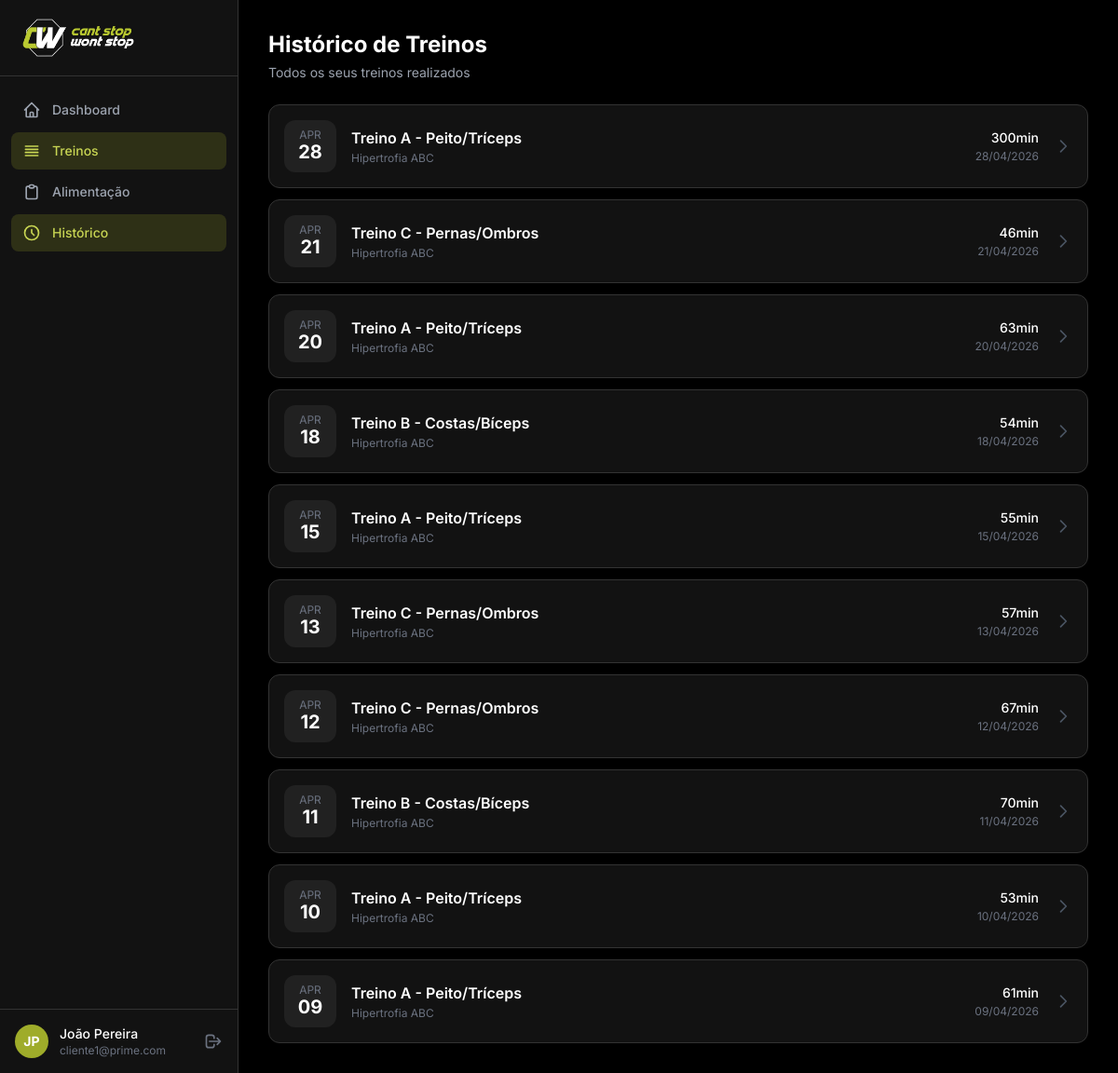
Screenshot of /app/workouts/history/ (signed in) with the database file from the repository.
### apps/accounts/models.py (models this page shows, shortened)
class User(AbstractUser):
    class Role(models.TextChoices):
        COACH = "coach", "Coach"
        CLIENT = "client", "Cliente"
    role = models.CharField(max_length=10, choices=Role.choices, default=Role.CLIENT)
    phone = models.CharField(max_length=20, blank=True)
    photo = models.ImageField(upload_to="profile_photos/", blank=True, null=True)
    bio = models.TextField(blank=True)
    date_of_birth = models.DateField(null=True, blank=True)
    coach = models.ForeignKey(
        "self",
        on_delete=models.SET_NULL,
        null=True,
        blank=True,
        related_name="clients",
        limit_choices_to={"role": Role.COACH},
    )
    @property
    def is_client(self):
        return self.role == self.Role.CLIENT

### apps/workouts/models.py (models this page shows, shortened)
class WorkoutLog(models.Model):
    client = models.ForeignKey(settings.AUTH_USER_MODEL, on_delete=models.CASCADE, related_name="workout_logs")
    workout_day = models.ForeignKey(WorkoutDay, on_delete=models.CASCADE)
    date = models.DateField(auto_now_add=True)
    completed = models.BooleanField(default=False)
    duration_minutes = models.PositiveIntegerField(null=True, blank=True)
    notes = models.TextField(blank=True)
    class Meta:
        verbose_name = "Registro de Treino"

class WorkoutDay(models.Model):
    class DayOfWeek(models.IntegerChoices):
        MONDAY = 1, "Segunda"
        TUESDAY = 2, "Terça"
        WEDNESDAY = 3, "Quarta"
        THURSDAY = 4, "Quinta"
        FRIDAY = 5, "Sexta"
        SATURDAY = 6, "Sábado"
        SUNDAY = 7, "Domingo"
    plan = models.ForeignKey(WorkoutPlan, on_delete=models.CASCADE, related_name="days")
    name = models.CharField(max_length=100, verbose_name="Nome (ex: Treino A)")
    day_of_week = models.IntegerField(choices=DayOfWeek.choices, verbose_name="Dia da Semana")
    order = models.PositiveIntegerField(default=0)
    notes = models.TextField(blank=True)
    class Meta:
        verbose_name = "Dia de Treino"
        ordering = ["order", "day_of_week"]

class WorkoutPlan(models.Model):
    name = models.CharField(max_length=200, verbose_name="Nome do Plano")
    description = models.TextField(blank=True)
    coach = models.ForeignKey(
        settings.AUTH_USER_MODEL, on_delete=models.CASCADE,
        related_name="workout_plans", limit_choices_to={"role": "coach"}
    )
    duration_weeks = models.PositiveIntegerField(default=4, verbose_name="Duração (semanas)")
    is_active = models.BooleanField(default=True)
    created_at = models.DateTimeField(auto_now_add=True)
    updated_at = models.DateTimeField(auto_now=True)
    class Meta:
        verbose_name = "Plano de Treino"
        verbose_name_plural = "Planos de Treino"

### apps/workouts/views.py (the view)
# urls.py: path("history/", views.WorkoutHistoryView.as_view(), name="history"),
class WorkoutHistoryView(LoginRequiredMixin, ClientRequiredMixin, ListView):
    model = WorkoutLog
    template_name = "workouts/history.html"
    context_object_name = "logs"
    paginate_by = 20
    def get_queryset(self):
        return WorkoutLog.objects.filter(
            client=self.request.user,
            completed=True,
        ).select_related("workout_day__plan").order_by("-date")

### apps/accounts/mixins.py (called while the page is built)
    def test_func(self):
        return self.request.user.is_authenticated and self.request.user.is_client

### templates/workouts/history.html (shortened to what this page needs)
{% extends "base.html" %}
{% block content %}
    <div class="mb-6">
        <h1 class="text-2xl font-bold text-white">Histórico de Treinos</h1>
        <p class="text-gray-400 text-sm mt-1">Todos os seus treinos realizados</p>
    </div>
    {% if logs %}
        <div class="space-y-3">
            {% for log in logs %}
                <a href="{% url 'workouts:log_detail' log.pk %}"
                   class="flex flex-col sm:flex-row sm:items-center gap-4 bg-dark-card rounded-xl p-4 border border-dark-border hover:border-brand-500/50 transition-all group">
                    <div class="flex items-center gap-4 w-full">
                        <div class="w-14 h-14 rounded-xl bg-dark-surface flex flex-col items-center justify-center flex-shrink-0 group-hover:bg-brand-600/20 transition-colors">
                            <span class="text-xs text-gray-500 uppercase leading-none">{{ log.date|date:"M" }}</span>
                            <span class="text-xl font-bold text-white leading-tight">{{ log.date|date:"d" }}</span>
                        </div>
                        <div class="flex-1 min-w-0">
                            <p class="font-semibold text-white group-hover:text-brand-400 transition-colors truncate">
                                {{ log.workout_day.name }}
                            </p>
                            <p class="text-xs text-gray-500 mt-0.5 truncate">
                                {{ log.workout_day.plan.name }}
                            </p>
                        </div>
                    </div>
                    <div class="flex items-center justify-between sm:justify-end sm:flex-col sm:items-end w-full sm:w-auto text-right">
                        {% if log.duration_minutes %}
                            <p class="text-sm font-medium text-white">{{ log.duration_minutes }}min</p>
                        {% endif %}
                        <p class="text-xs text-gray-500 mt-0.5">{{ log.date|date:"d/m/Y" }}</p>
                    </div>
                    <svg class="hidden sm:block w-5 h-5 text-gray-600 group-hover:text-brand-400 transition-colors flex-shrink-0"
                         fill="none" viewBox="0 0 24 24" stroke="currentColor">
                        <path stroke-linecap="round" stroke-linejoin="round" stroke-width="2" d="M9 5l7 7-7 7"/>
                    </svg>
                </a>
            {% endfor %}
        </div>
    {% endif %}
{% endblock %}

### templates/base.html (shortened to what this page needs)
{% load static %}
<!DOCTYPE html>
<html lang="pt-BR" class="h-full">
<head>
    <script src="https://cdn.tailwindcss.com"></script>
</head>
<body class="h-full bg-dark text-gray-100">
<div class="min-h-full flex">
    <aside id="sidebar"
           class="fixed inset-y-0 left-0 z-50 w-64 bg-dark-card border-r border-dark-border transform -translate-x-full lg:translate-x-0 transition-transform duration-200"
           aria-label="Menu principal">
        <div class="flex items-center gap-3 px-6 py-5 border-b border-dark-border">
            <img src="{% static 'img/05_icon_texto_verdebranco_fundo_preto_grande.png' %}"
                 alt="Prime Coaching" width="120">
        </div>
        <nav class="mt-4 px-3 space-y-1" aria-label="Navegação principal">
            <a href="{% url 'accounts:dashboard' %}"
               class="flex items-center gap-3 px-3 py-2.5 rounded-lg text-sm font-medium
       {% if request.resolver_match.url_name == 'dashboard' %}
           bg-brand-600/20 text-brand-400
       {% else %}
           text-gray-400 hover:bg-dark-surface hover:text-white
       {% endif %} transition-colors">
                Dashboard
            </a>
            <a href="{% url 'workouts:plan_list' %}"
               {% if request.resolver_match.app_name == 'workouts' %}aria-current="page"{% endif %}
               class="flex items-center gap-3 px-3 py-2.5 rounded-lg text-sm font-medium
       {% if request.resolver_match.app_name == 'workouts' %}
           bg-brand-600/20 text-brand-400
       {% else %}
           text-gray-400 hover:bg-dark-surface hover:text-white
       {% endif %} transition-colors">
                <svg class="w-5 h-5 shrink-0" fill="none" viewBox="0 0 24 24" stroke="currentColor" aria-hidden="true">
                    <path stroke-linecap="round" stroke-linejoin="round" stroke-width="2"
                          d="M4 6h16M4 10h16M4 14h16M4 18h16"/>
                </svg>
                Treinos
            </a>
            <a href="{% url 'nutrition:plan_list' %}"
               class="flex items-center gap-3 px-3 py-2.5 rounded-lg text-sm font-medium
       {% if request.resolver_match.app_name == 'nutrition' %}
           bg-brand-600/20 text-brand-400
       {% else %}
           text-gray-400 hover:bg-dark-surface hover:text-white
       {% endif %} transition-colors">
                <svg class="w-5 h-5 shrink-0" fill="none" viewBox="0 0 24 24" stroke="currentColor" aria-hidden="true">
                    <path stroke-linecap="round" stroke-linejoin="round" stroke-width="2"
                          d="M9 5H7a2 2 0 00-2 2v12a2 2 0 002 2h10a2 2 0 002-2V7a2 2 0 00-2-2h-2M9 5a2 2 0 002 2h2a2 2 0 002-2M9 5a2 2 0 012-2h2a2 2 0 012 2"/>
                </svg>
                Alimentação
            </a>
            <a href="{% url 'workouts:history' %}"
               {% if request.resolver_match.url_name == 'history' %}aria-current="page"{% endif %}
               class="flex items-center gap-3 px-3 py-2.5 rounded-lg text-sm font-medium
       {% if request.resolver_match.url_name == 'history' %}
           bg-brand-600/20 text-brand-400
       {% else %}
           text-gray-400 hover:bg-dark-surface hover:text-white
       {% endif %} transition-colors">
                <svg class="w-5 h-5 shrink-0" fill="none" viewBox="0 0 24 24" stroke="currentColor" aria-hidden="true">
                    <path stroke-linecap="round" stroke-linejoin="round" stroke-width="2"
                          d="M12 8v4l3 3m6-3a9 9 0 11-18 0 9 9 0 0118 0z"/>
                </svg>
                Histórico
            </a>
        </nav>
        <div class="absolute bottom-0 left-0 right-0 p-4 border-t border-dark-border">
            <div class="flex items-center gap-3">
                {% if user.photo %}
                    <a href="{% url 'accounts:profile' %}">
                        <img src="{{ user.photo.url }}" alt="Foto de {{ user.get_full_name }}"
                             class="w-9 h-9 rounded-full object-cover ring-2 ring-dark-border">
                    </a>
                {% else %}
                    <a href="{% url 'accounts:profile' %}"
                       class="w-9 h-9 rounded-full bg-brand-600 flex items-center justify-center text-sm font-bold text-white"
                       aria-label="Perfil de {{ user.get_full_name }}">
                        {{ user.first_name.0 }}{{ user.last_name.0 }}
                    </a>
                {% endif %}
                <div class="flex-1 min-w-0">
                    <a href="{% url 'accounts:profile' %}"
                       class="text-sm font-medium text-white truncate block">{{ user.get_full_name }}</a>
                    <p class="text-xs text-gray-500 truncate">{{ user.email }}</p>
                </div>
                <a href="{% url 'accounts:logout' %}" class="text-gray-500 hover:text-red-400 transition-colors"
                   aria-label="Sair da conta">
                    <svg class="w-5 h-5" fill="none" viewBox="0 0 24 24" stroke="currentColor" aria-hidden="true">
                        <path stroke-linecap="round" stroke-linejoin="round" stroke-width="2"
                              d="M17 16l4-4m0 0l-4-4m4 4H7m6 4v1a3 3 0 01-3 3H6a3 3 0 01-3-3V7a3 3 0 013-3h4a3 3 0 013 3v1"/>
                    </svg>
                </a>
            </div>
        </div>
    </aside>
    <main class="flex-1 lg:ml-64 pt-14 lg:pt-0">
        <div class="max-w-6xl mx-auto px-4 sm:px-6 lg:px-8 py-6 lg:py-8">
            {% block content %}{% endblock %}
        </div>
    </main>
</div>
</body>
</html>

### templates/base.html (style rules this page uses)
body { font-family: 'Inter', sans-serif; }

### rows the page displays
User: first_name.0 "J", last_name.0 "P", get_full_name "João Pereira", email "cliente1@prime.com"
WorkoutLog: date "APR", date "28", workout_day.name "Treino A - Peito/Tríceps", workout_day.plan.name "Hipertrofia ABC", duration_minutes "300", date "28/04/2026"
WorkoutLog: date "APR", date "21", workout_day.name "Treino C - Pernas/Ombros", workout_day.plan.name "Hipertrofia ABC", duration_minutes "46", date "21/04/2026"
WorkoutLog: date "APR", date "20", workout_day.name "Treino A - Peito/Tríceps", workout_day.plan.name "Hipertrofia ABC", duration_minutes "63", date "20/04/2026"
WorkoutLog: date "APR", date "18", workout_day.name "Treino B - Costas/Bíceps", workout_day.plan.name "Hipertrofia ABC", duration_minutes "54", date "18/04/2026"
WorkoutLog: date "APR", date "15", workout_day.name "Treino A - Peito/Tríceps", workout_day.plan.name "Hipertrofia ABC", duration_minutes "55", date "15/04/2026"
WorkoutLog: date "APR", date "13", workout_day.name "Treino C - Pernas/Ombros", workout_day.plan.name "Hipertrofia ABC", duration_minutes "57", date "13/04/2026"
WorkoutLog: date "APR", date "12", workout_day.name "Treino C - Pernas/Ombros", workout_day.plan.name "Hipertrofia ABC", duration_minutes "67", date "12/04/2026"
WorkoutLog: date "APR", date "11", workout_day.name "Treino B - Costas/Bíceps", workout_day.plan.name "Hipertrofia ABC", duration_minutes "70", date "11/04/2026"
WorkoutLog: date "APR", date "10", workout_day.name "Treino A - Peito/Tríceps", workout_day.plan.name "Hipertrofia ABC", duration_minutes "53", date "10/04/2026"
WorkoutLog: date "APR", date "09", workout_day.name "Treino A - Peito/Tríceps", workout_day.plan.name "Hipertrofia ABC", duration_minutes "61", date "09/04/2026"
